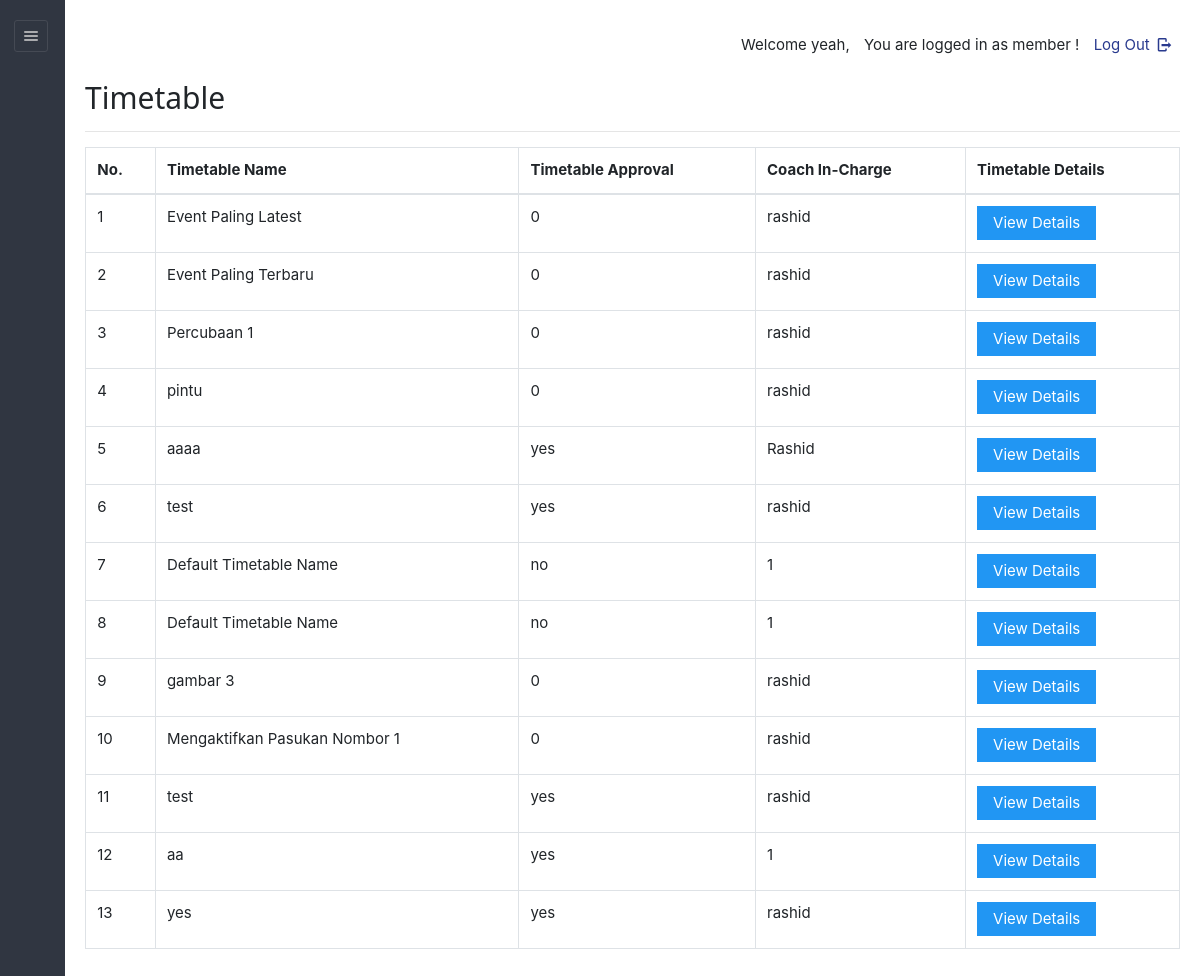
The page /dashboard/admin/viewroutine.php (signed in) on the database its author committed.
### tables this page shows
CREATE TABLE IF NOT EXISTS `sports_timetable` (
  `tid` varchar(45) NOT NULL,
  `planid` varchar(50) DEFAULT NULL,
  `staffid` varchar(50) DEFAULT NULL,
  `tname` varchar(45) NOT NULL,
  `hasApproved` varchar(10) NOT NULL,
  PRIMARY KEY (`tid`)
);

### dashboard/admin/viewroutine.php (the view, shortened to what this page needs)
<!DOCTYPE html>
<html lang="en">
<head>
	<link rel="stylesheet" href="../../css/style.css"  id="style-resource-5">
    <link rel="stylesheet" href="../../css/dashMain.css">
    <link rel="stylesheet" type="text/css" href="../../css/entypo.css">
	<link href="a1style.css" rel="stylesheet" type="text/css">
	<link rel="stylesheet" href="../../css/bootstrap.min.css">
	<link rel="stylesheet" href="../../css/dashboard/sidebar.css">
</head>
     <body class="page-body  page-fade" onload="collapseSidebar()">
    	<div class="page-container sidebar-collapsed" id="navbarcollapse">
		<div class="sidebar-menu">
			<header class="logo-env">
					<div class="sidebar-collapse" onclick="collapseSidebar()">
				<a href="#" class="sidebar-collapse-icon with-animation">
					<i class="entypo-menu"></i>
				</a>
			</div>
			</header>
    		<?php include('nav.php'); ?>
    	</div>
    		<div class="main-content">
				<div class="row">
					<div class="col-md-6 col-sm-8 clearfix">
					</div>
					<div class="col-md-6 col-sm-4 clearfix hidden-xs">
						<ul class="list-inline links-list pull-right">
							<li>
								<a href="logout.php">
									Log Out <i class="entypo-logout right"></i>
								</a>
							</li>
						</ul>
					</div>
				</div>
			<h2>Timetable</h2>
		<hr />
		<table class="table table-bordered datatable" id="table-1" border=1>
				<tr>
					<th>No.</th>
					<th>Timetable Name</th>
					<th>Timetable Approval</th>
					<th>Coach In-Charge</th>
					<th>Timetable Details</th>
				</tr>
				<tbody>
				<?php
					$query  = "select * from sports_timetable";
					$result = mysqli_query($con, $query);
					$sno    = 1;
					if (mysqli_affected_rows($con) != 0)
					{
					    while ($row = mysqli_fetch_array($result, MYSQLI_ASSOC))
						{
					                echo "<tr><td>".$sno."</td>";
					                echo "<td>" . $row['tname'] . "</td>";
									echo "<td>" . $row['hasApproved'] . "</td>";
									echo "<td>" . $row['staffid'] . "</td>";
					                $sno++;
					              echo '<td><a href="viewdetailroutine.php?id='.$row['tid'].'"><input type="button" class="a1-btn a1-blue" value="View Details" ></a></td></tr>';
					    }
					}
					?>
				</tbody>
		</table>
    	</div>
    </body>
</html>

### css/style.css (style rules this page uses)
html { font-size: 62.5%; font-family: sans-serif; }
div { display: block; }
body { font-family: "Noto Sans", sans-serif, "Helvetica Neue", Helvetica, Arial, sans-serif; font-size: 12px; line-height: 1.428571429; display: block; margin: 0; }
*, *:before, *:after { box-sizing: border-box; }
a { text-decoration: none; background: transparent; }
input, button, select, textarea { font-family: inherit; font-size: inherit; line-height: inherit; }
button, input { line-height: normal; }
button, input, select, textarea { font-family: inherit; font-size: 100%; margin: 0; }
input { background-color: white; cursor: text; padding: 1px; border-width: 2px; border-style: inset; border-color: initial; border-image: initial; }
input, textarea, select, button { text-rendering: auto; color: initial; letter-spacing: normal; word-spacing: normal; text-transform: none; text-indent: 0px; text-shadow: none; display: inline-block; text-align: start; margin: 0em; font: 400 13.3333px Arial; }
button, html input[type="button"], input[type="reset"], input[type="submit"] { cursor: pointer; }
a { color: #373e4a; text-decoration: none; }
a { background: transparent; }
a { color: #373e4a; }
.page-container { position: relative; padding-left: 280px; }
.page-container .sidebar-menu { position: absolute; width: 280px; top: 0; left: 0; bottom: 0; background: #303641; color: #aaabae; z-index: 1; min-height: 796px; box-sizing: border-box; }
.page-container .sidebar-menu .logo-env { width: 100%; padding: 35px; padding-bottom: 10px; box-sizing: border-box; }
.page-container.sidebar-collapsed { padding-left: 65px; }
.page-container.sidebar-collapsed .sidebar-menu { z-index: 4; width: 65px; }
.page-container.sidebar-collapsed .sidebar-menu .logo-env { display: block; padding: 20px; }
.page-container .sidebar-menu .logo-env:before, .page-container .sidebar-menu .logo-env:after { content: " "; display: table; }
.page-container .sidebar-menu .logo-env > div { display: block; vertical-align: middle; white-space: nowrap; float: left; }
.page-container .sidebar-menu .logo-env > div > a { display: inline-block; color: #aaabae; }
.page-container.sidebar-collapsed .sidebar-menu .logo-env > div.sidebar-collapse { display: block; padding: 0; left: 3px; }
.page-container .sidebar-menu .logo-env > div.sidebar-collapse, .page-container .sidebar-menu .logo-env > div.sidebar-mobile-menu { position: relative; float: right; }
.page-container .sidebar-menu .logo-env > div.sidebar-collapse a, .page-container .sidebar-menu .logo-env > div.sidebar-mobile-menu a { display: inline-block; border: 1px solid #454a54; text-align: center; padding: 0; line-height: 1; font-size: 20px; font-weight: 300; padding: 5px 2px; background-clip: padding-box; border-radius: 3px; transition: all 200ms ease-in-out; }
.page-container .sidebar-menu .logo-env:after { clear: both; }
ul, ol { margin-top: 0; margin-bottom: 8.5px; }
ul, menu, dir { display: block; list-style-type: disc; }
li { display: list-item; }
i, cite, em, var, address, dfn { font-style: italic; }

### css/entypo.css (style rules this page uses)
[class^="entypo-"]:before, [class*=" entypo-"]:before { font-family: "entypo"; font-style: normal; font-weight: normal; speak: none; display: inline-block; text-decoration: inherit; width: 1em; margin-right: .2em; text-align: center; font-variant: normal; text-transform: none; line-height: 1em; margin-left: .2em; }
.entypo-menu:before { content: '\e811'; }
.entypo-logout:before { content: '\e85d'; }

### css/dashboard/sidebar.css (style rules this page uses)
.page-container { display: flex; min-height: 100vh; }
.sidebar-menu { width: 250px; background-color: #2b303a; color: #ffffff; }
.main-content { flex-grow: 1; padding: 20px; }

### rows shown on the page
sports_timetable: tname "Event Paling Latest", hasApproved "0", staffid "rashid"
sports_timetable: tname "Event Paling Terbaru", hasApproved "0", staffid "rashid"
sports_timetable: tname "Percubaan 1", hasApproved "0", staffid "rashid"
sports_timetable: tname "pintu", hasApproved "0", staffid "rashid"
sports_timetable: tname "aaaa", hasApproved "yes", staffid "Rashid"
sports_timetable: tname "test", hasApproved "yes", staffid "rashid"
sports_timetable: tname "Default Timetable Name", hasApproved "no", staffid "1"
sports_timetable: tname "Default Timetable Name", hasApproved "no", staffid "1"
sports_timetable: tname "gambar 3", hasApproved "0", staffid "rashid"
sports_timetable: tname "Mengaktifkan Pasukan Nombor 1", hasApproved "0", staffid "rashid"
sports_timetable: tname "test", hasApproved "yes", staffid "rashid"
sports_timetable: tname "aa", hasApproved "yes", staffid "1"
sports_timetable: tname "yes", hasApproved "yes", staffid "rashid"
